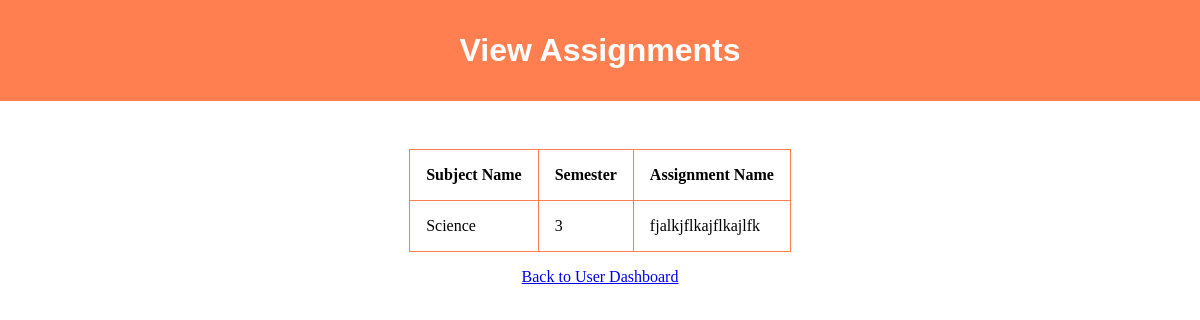
/user/viewassign.php (signed in), run on the app's committed database.
### tables this page shows
CREATE TABLE `assign` (
  `aid` int(100) NOT NULL,
  `cname` varchar(100) NOT NULL,
  `sem` int(100) NOT NULL,
  `sub` varchar(100) NOT NULL,
  `assign` varchar(100) NOT NULL
);

### user/viewassign.php (the view, shortened to what this page needs)
<!DOCTYPE html>
<html lang="en">
<head>
    <link href="../style/style.css?v=<?php echo time()?>" type="text/css" rel="stylesheet">
</head>
<body>
    <div class="header">
        <h3 class="mainheading">View Assignments</h3>
    </div>
    <table>
        <tr>
            <th>Subject Name</th>
            <th>Semester</th>
            <th>Assignment Name</th>
        </tr>
    <?php
        require_once '../database.php';
        $sem=$_SESSION['user']['sem'];
        $cname=$_SESSION['user']['Course'];
        $assigns=mysqli_query($db,"SELECT * FROM `assign` WHERE `sem`='$sem' AND `cname`='$cname'");
        while($rows=$assigns->fetch_assoc()):?>
            <tr>
                <td><?php  echo $rows['sub']?></td>
                <td><?php  echo $rows['sem']?></td>
                <td><?php  echo $rows['assign']?></td>
            </tr>
        <?php endwhile; ?>
    </table>
    <div class="backto" style="padding: 1rem;">
        <a href="userdashboard.php">Back to User Dashboard</a>
    </div>
</body>
</html>

### style/style.css (style rules this page uses)
* { padding: 0; margin: 0; }
.header { background-color: coral; padding: 2rem; }
.mainheading { color: white; font-size: 2rem; text-align: center; font-family: sans-serif; }
.backto { display: block; text-align: center; }
table { margin: 0 auto; border: 1px solid coral; border-collapse: collapse; margin-top: 3rem; }
table td { column-span: none; border: 1px solid coral; padding: 1rem; }
table th { column-span: none; border: 1px solid coral; padding: 1rem; }

### data on the page
assign: sub "Science", sem "3", assign "fjalkjflkajflkajlfk"
